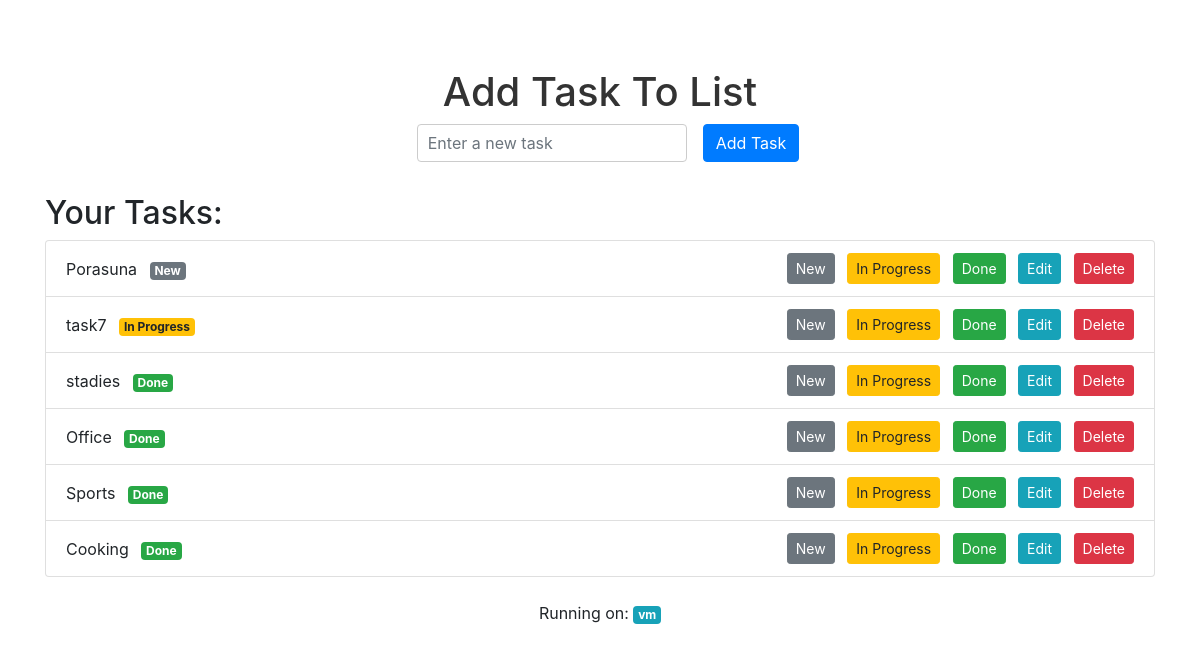
/tasks/, run on an earlier commit of the app's database.
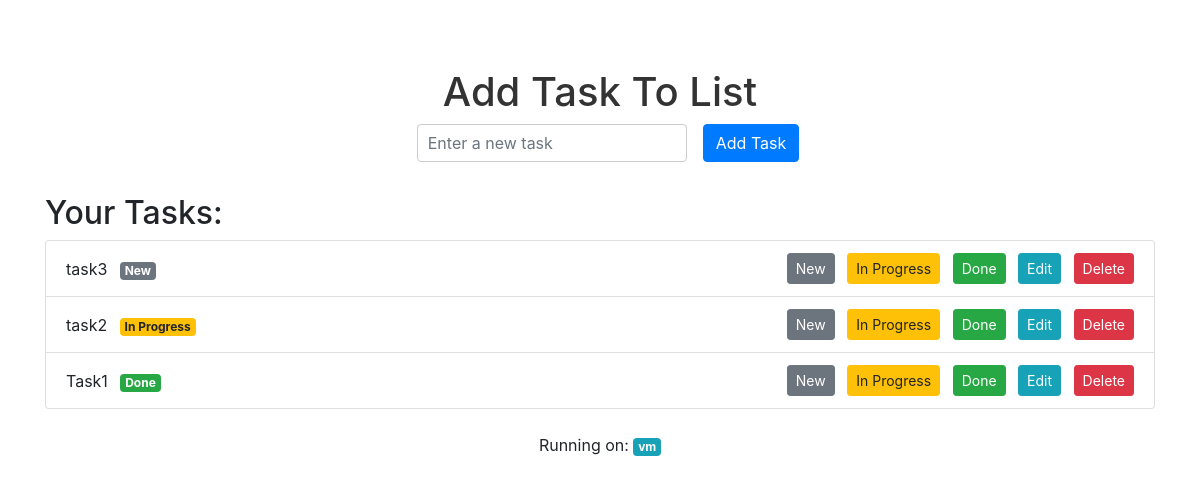
And on a later commit of the database.
### tasks/models.py (models this page shows, shortened)
class Task(models.Model):
    STATUS_CHOICES = [
        ('new', 'New'),
        ('inprogress', 'In Progress'),
        ('done', 'Done'),
    ]
    name = models.CharField(max_length=255)
    status = models.CharField(max_length=20, choices=STATUS_CHOICES, default='new')

### tasks/views.py (the view)
# urls.py: path('', views.task_list, name='task_list'),
def task_list(request):
    tasks = Task.objects.all().order_by('-id')
    vm_name = socket.gethostname()
    return render(request, 'tasks/task_list.html', {'tasks': tasks, 'vm_name': vm_name})

### templates/tasks/task_list.html (shortened to what this page needs)
<!DOCTYPE html>
<html lang="en">
<head>
    {% load static %}
    <link rel="stylesheet" href="{% static 'css/styles.css' %}">
    <link href="https://stackpath.bootstrapcdn.com/bootstrap/4.5.2/css/bootstrap.min.css" rel="stylesheet">
</head>
<body>
    <div class="container mt-5">
        <h1 class="text-center">Add Task To List</h1>
        <form method="POST" action="{% url 'add_task' %}" class="form-inline justify-content-center mb-4">
            <div class="form-group mx-sm-3 mb-2">
                <input type="text" name="task_name" class="form-control" placeholder="Enter a new task" required>
            </div>
            <button type="submit" class="btn btn-primary mb-2">Add Task</button>
        </form>
        <h2>Your Tasks:</h2>
        <ul class="list-group">
            {% for task in tasks %}
                <li class="list-group-item d-flex justify-content-between align-items-center">
                    <div>
                        {{ task.name }}
                        <span class="badge badge-{% if task.status == 'done' %}success{% elif task.status == 'inprogress' %}warning{% else %}secondary{% endif %} ml-2">
                            {{ task.get_status_display }}
                        </span>
                    </div>
                    <div>
                        <a href="{% url 'update_task_status' task.id 'new' %}" class="btn btn-secondary btn-sm ml-2">New</a>
                        <a href="{% url 'update_task_status' task.id 'inprogress' %}" class="btn btn-warning btn-sm ml-2">In Progress</a>
                        <a href="{% url 'update_task_status' task.id 'done' %}" class="btn btn-success btn-sm ml-2">Done</a>
                        <a href="{% url 'edit_task' task.id %}" class="btn btn-info btn-sm ml-2">Edit</a>
                        <a href="{% url 'delete_task' task.id %}" class="btn btn-danger btn-sm ml-2">Delete</a>
                    </div>
                </li>
            {% empty %}
                <li class="list-group-item">No tasks available.</li>
            {% endfor %}
        </ul>
        <p class="text-center mt-4">Running on: <span class="badge badge-info">{{ vm_name }}</span></p>
    </div>
</body>
</html>

### static/css/styles.css (style rules this page uses)
body { font-family: Arial, sans-serif; background-color: #f4f4f4; margin: 0; padding: 20px; }
h1 { color: #333; }
form { margin-bottom: 20px; }
input[type="text"] { padding: 10px; width: 300px; border: 1px solid #ccc; border-radius: 4px; }

What changed in the data, as far as the page shows it:
removed Task: name "Porasuna", status "New"
removed Task: name "task7", status "In Progress"
removed Task: name "stadies", status "Done"
removed Task: name "Office", status "Done"
removed Task: name "Sports", status "Done"
removed Task: name "Cooking", status "Done"
added Task: name "task3", status "New"
added Task: name "task2", status "In Progress"
added Task: name "Task1", status "Done"
